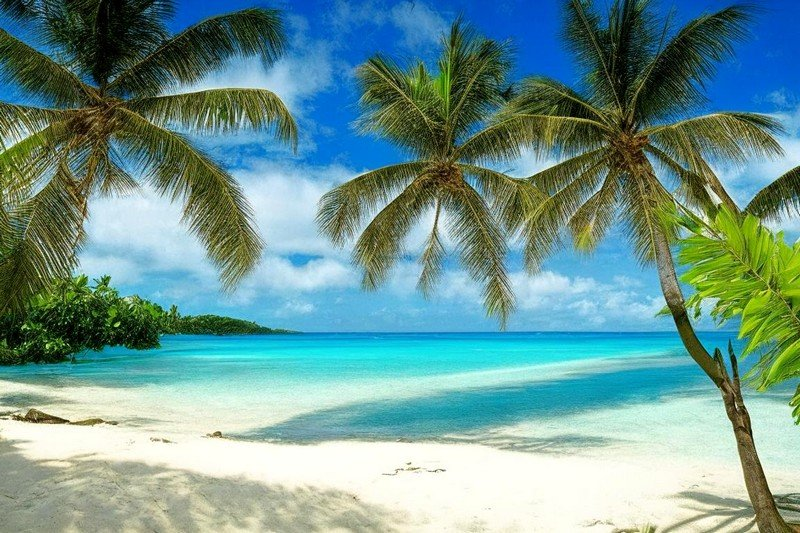
#> input picture OpenCV things/images/181.jpg, 800 x 533 px
$ python -i lab4.py   (imports and definitions only)
#> lines starting #> are read from the running program, lines starting #| are printed output that depends on the picture; after the words box and inside, x2 and y2 are one past the last pixel; in counts of white or black regions, pixels touching at a corner belong together
import cv2
import numpy as np
import tkinter as tk
from PIL import Image, ImageTk

def detect_horizon(image_path):
#> called with image_path = 'images/181.jpg'
    img = cv2.imread(image_path)
#> img is the input picture: shape (533, 800, 3); mean B, G, R 146.9, 151.6, 111
    gray = cv2.cvtColor(img, cv2.COLOR_BGR2GRAY)
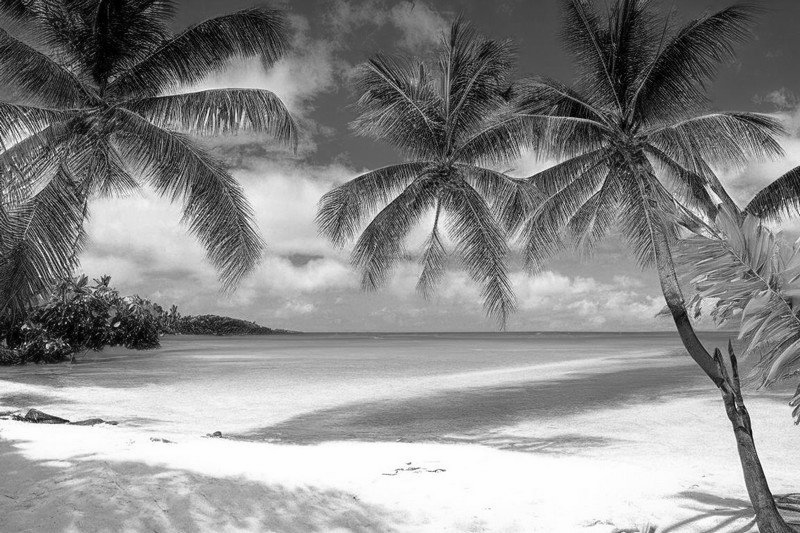
#> gray: shape (533, 800); min 0, max 255, mean 138.9
    blurred = cv2.GaussianBlur(gray, (5, 5), 0)
    edges = cv2.Canny(blurred, 50, 150)
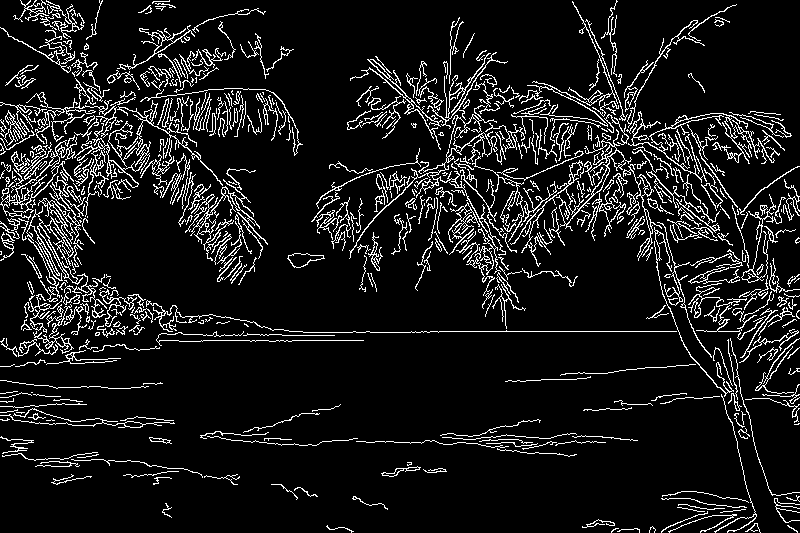
#> edges: shape (533, 800); 9.8% white in thin lines or dots
    lines = cv2.HoughLinesP(edges, 1, np.pi / 180, threshold=100, minLineLength=100, maxLineGap=10)
#> lines = 59 rows, first 6: [411, 331, 678, 331], [136, 116, 290, 116], [559, 205, 661, 207], [143, 120, 293, 120], [201, 340, 363, 340], [124, 125, 261, 127]

    horizon_text = "Линии не найдены."

    if lines is not None:
        for line in lines:
            x1, y1, x2, y2 = line[0]
            angle = np.degrees(np.arctan2(y2 - y1, x2 - x1))

            # Проверяем, является ли линия горизонтальной
            if abs(angle) < 10:  # Угол менее 10 градусов считается горизонтальным
                cv2.line(img, (x1, y1), (x2, y2), (0, 255, 0), 2)
                if abs(angle) > 5:
                    horizon_text = f"Горизонт завален: угол {angle:.2f} градусов."
                else:
                    horizon_text = f"Горизонт горизонтален: угол {angle:.2f} градусов."
                break
        else:
            horizon_text = "Горизонтальная линия не найдена."
#> this loop made 1 pass
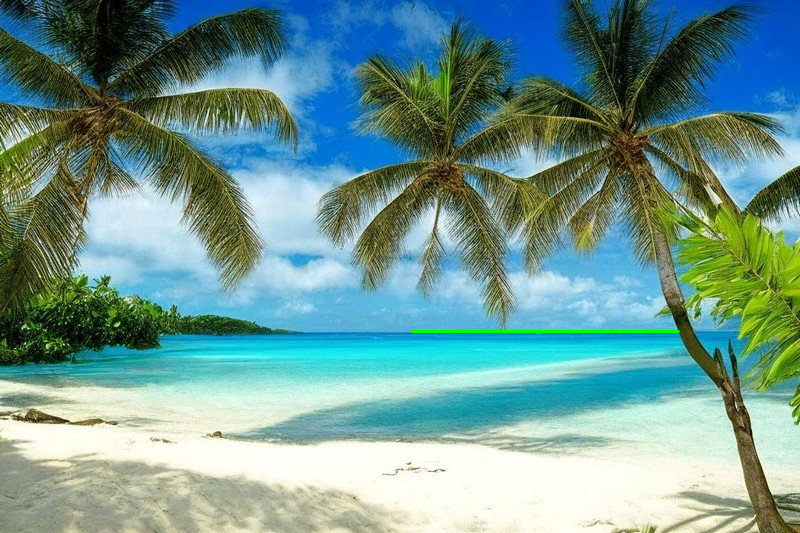
#> img: shape (533, 800, 3); 0.19% of pixels changed, all inside (x1, y1, x2, y2) = (410, 330, 680, 333)
    return img, horizon_text

def display_horizon(image_path):
    img, horizon_text = detect_horizon(image_path)
    root = tk.Tk()
    root.title("Horizon Detector")

    img_rgb = cv2.cvtColor(img, cv2.COLOR_BGR2RGB)
    img_pil = Image.fromarray(img_rgb)
    img_tk = ImageTk.PhotoImage(img_pil)

    label_img = tk.Label(root, image=img_tk)
    label_img.pack()

    label_text = tk.Label(root, text=horizon_text, font=("Arial", 14))
    label_text.pack()

    root.mainloop()

# [1 line not run here, left out]

>>> result = display_horizon('images/181.jpg')

$ run again, on OpenCV things/images/city.jpg
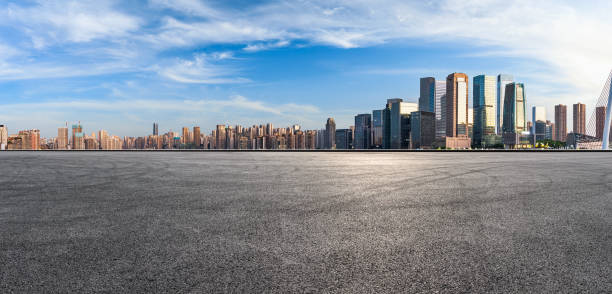
#> input picture OpenCV things/images/city.jpg, 612 x 294 px
#> in detect_horizon, img is the input picture: shape (294, 612, 3); mean B, G, R 156.7, 144.7, 133.7
#> in detect_horizon, `edges = cv2.Canny(blurred, 50, 150)`:
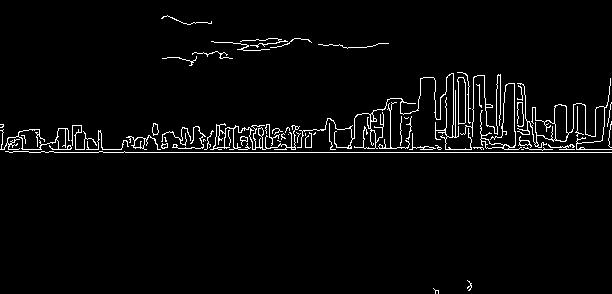
#> edges: shape (294, 612); 3.2% white in thin lines or dots
#> lines = 17 rows, first 6: [29, 152, 611, 152], [0, 149, 121, 149], [330, 147, 449, 147], [470, 147, 590, 149], [179, 138, 315, 133], [250, 133, 410, 124]
#> the loop in detect_horizon, `for line in lines:` made 1 pass
#> (x1, y1, x2, y2, angle) on pass 1: (29, 152, 611, 152, 0)
#> after the loop in detect_horizon, `for line in lines:`:
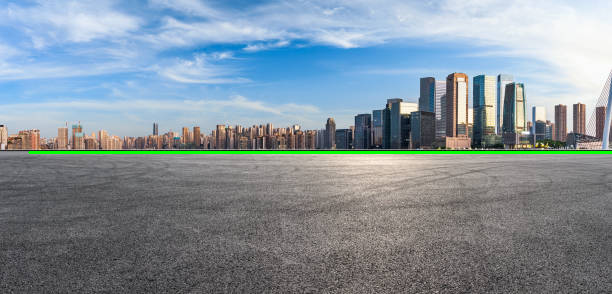
#> img: shape (294, 612, 3); 0.97% of pixels changed, all inside (x1, y1, x2, y2) = (28, 151, 612, 154)

$ run again, on OpenCV things/images/city2.jpg
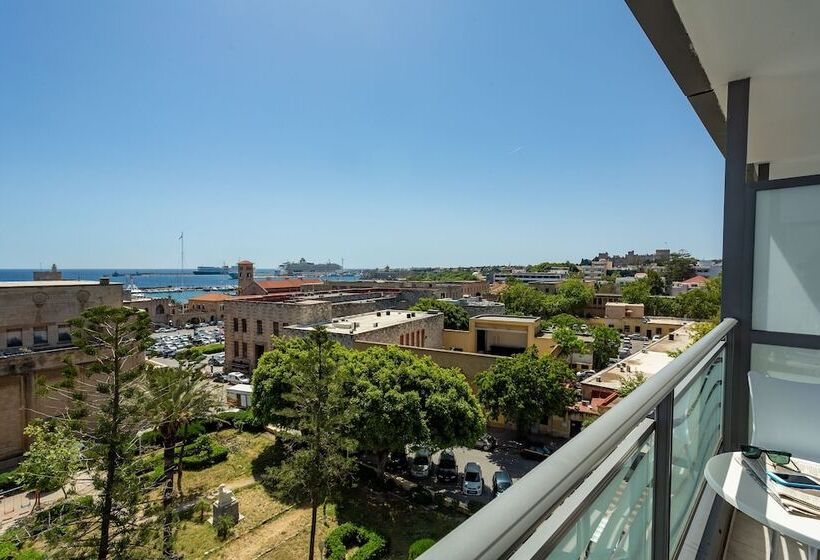
#> input picture OpenCV things/images/city2.jpg, 820 x 560 px
#> in detect_horizon, img is the input picture: shape (560, 820, 3); mean B, G, R 133.6, 129.5, 109.6
#> in detect_horizon, `edges = cv2.Canny(blurred, 50, 150)`:
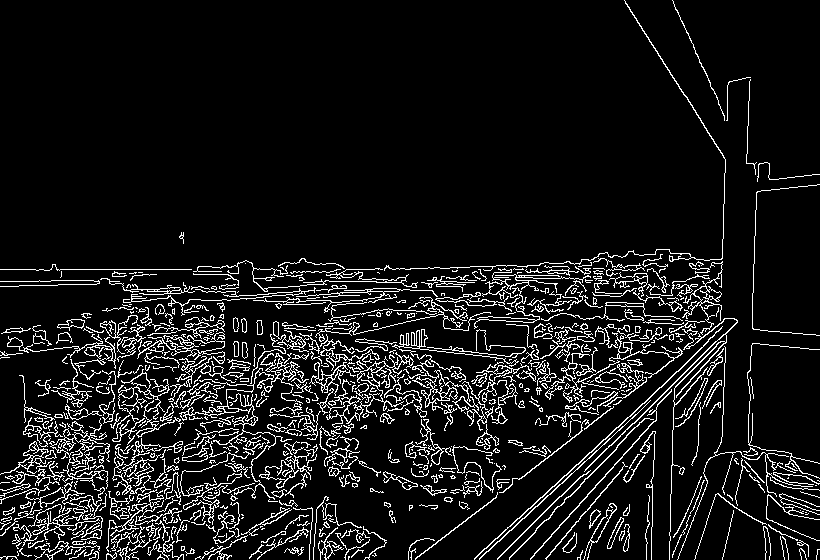
#> edges: shape (560, 820); 9.2% white in thin lines or dots
#> lines = 68 rows, first 6: [0, 269, 197, 269], [611, 445, 715, 341], [412, 400, 671, 316], [374, 269, 516, 265], [31, 436, 266, 399], [435, 544, 689, 346]
#> the loop in detect_horizon, `for line in lines:` made 1 pass
#> (x1, y1, x2, y2, angle) on pass 1: (0, 269, 197, 269, 0)
#> after the loop in detect_horizon, `for line in lines:`:
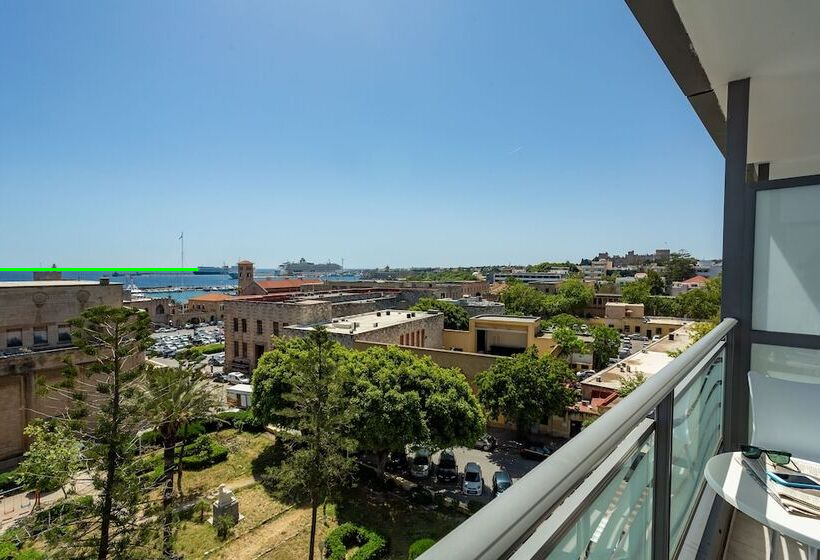
#> img: shape (560, 820, 3); 0.13% of pixels changed, all inside (x1, y1, x2, y2) = (0, 268, 199, 271)

$ run again, on OpenCV things/images/city3.jpg
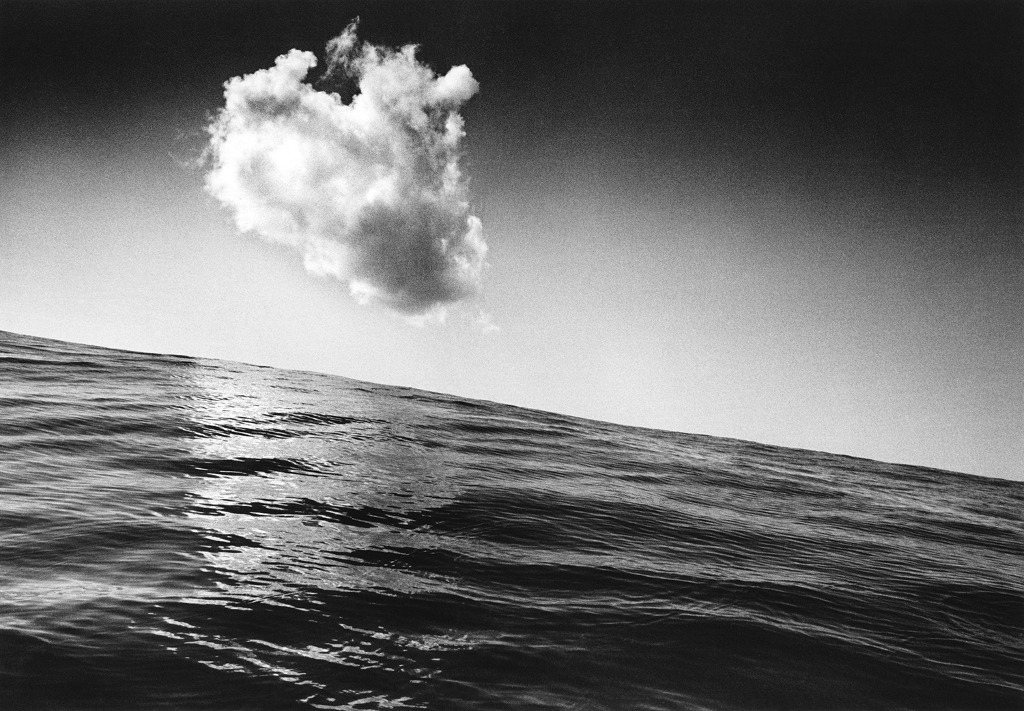
#> input picture OpenCV things/images/city3.jpg, 1024 x 711 px
#> in detect_horizon, img is the input picture: shape (711, 1024, 3); min 0, max 255, mean 109.4
#> in detect_horizon, `edges = cv2.Canny(blurred, 50, 150)`:
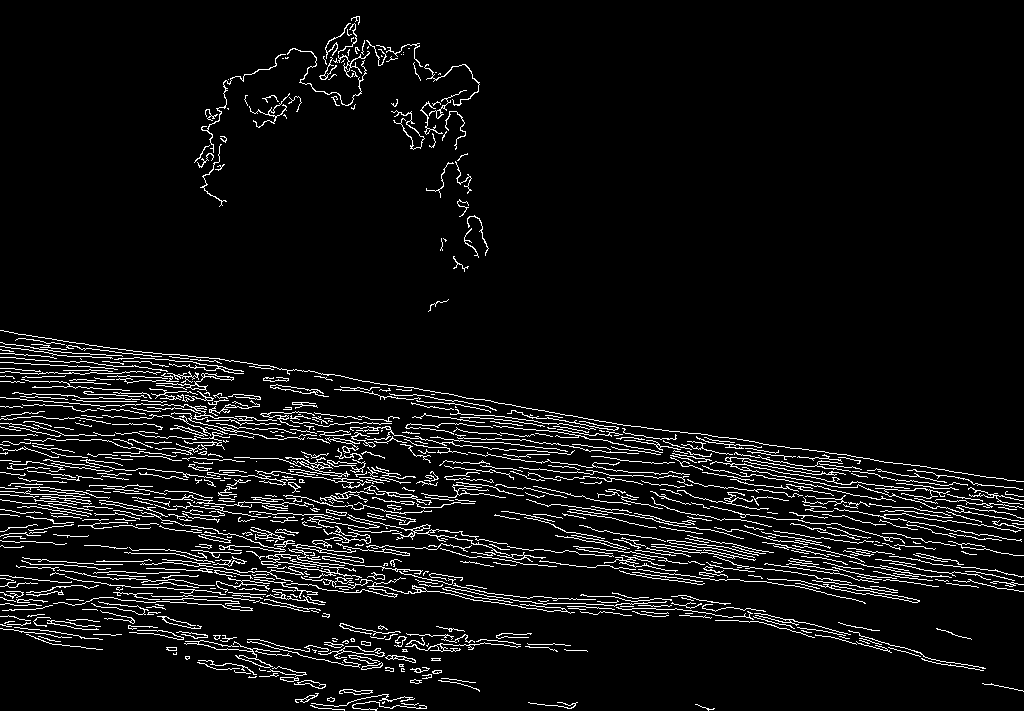
#> edges: shape (711, 1024); 6.3% white in thin lines or dots
#> lines = 14 rows, first 6: [583, 418, 691, 433], [549, 423, 669, 439], [164, 415, 278, 439], [738, 468, 848, 487], [249, 512, 352, 516], [551, 504, 660, 519]
#> the loop in detect_horizon, `for line in lines:` made 1 pass
#> (x1, y1, x2, y2, angle, horizon_text) on pass 1: (583, 418, 691, 433, 7.91, 'Горизонт завален: угол 7.91 градусов.')
#> after the loop in detect_horizon, `for line in lines:`:
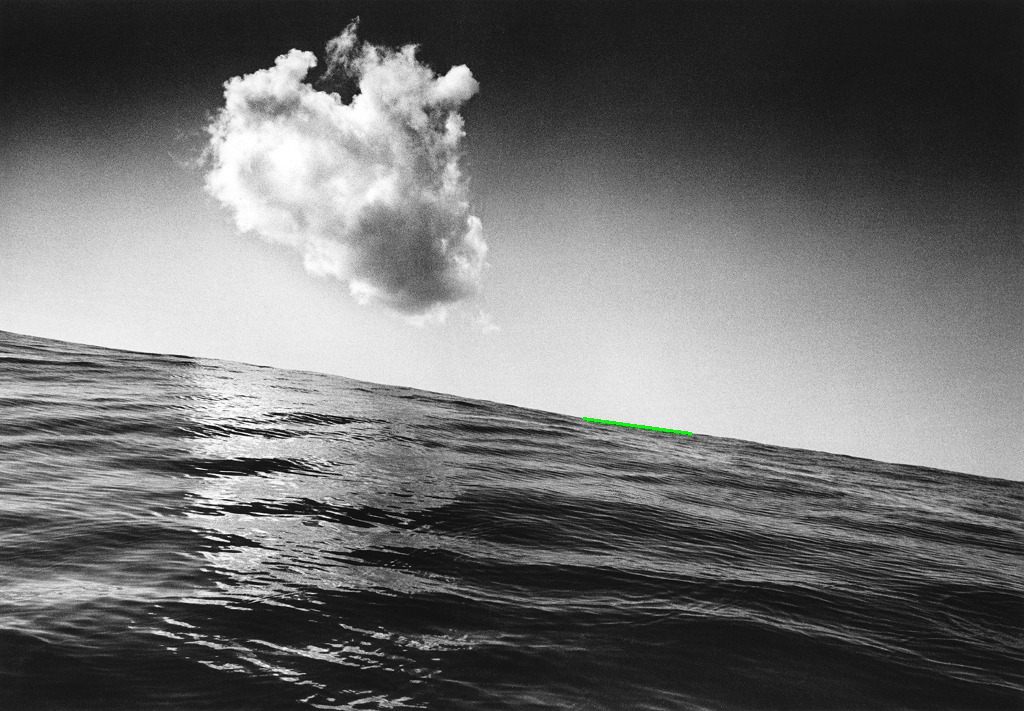
#> img: shape (711, 1024, 3); 0.04% of pixels changed, all inside (x1, y1, x2, y2) = (582, 417, 693, 435)
#> in display_horizon, `img, horizon_text = detect_horizon(image_path)`: horizon_text = 'Горизонт завален: угол 7.91 градусов.'
